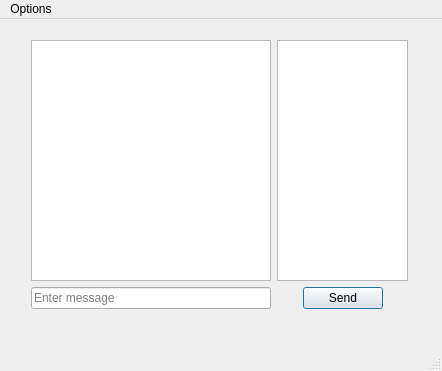
<?xml version="1.0" encoding="UTF-8"?>
<ui version="4.0">
 <class>ChatWindow</class>
 <widget class="QMainWindow" name="ChatWindow">
  <property name="geometry">
   <rect>
    <x>0</x>
    <y>0</y>
    <width>442</width>
    <height>371</height>
   </rect>
  </property>
  <property name="windowTitle">
   <string>ChatWindow</string>
  </property>
  <widget class="QWidget" name="centralWidget">
   <widget class="QWidget" name="layoutWidget">
    <property name="geometry">
     <rect>
      <x>20</x>
      <y>10</y>
      <width>399</width>
      <height>291</height>
     </rect>
    </property>
    <layout class="QHBoxLayout" name="horizontalLayout_4">
     <item>
      <layout class="QVBoxLayout" name="verticalLayout_2">
       <item>
        <widget class="QTextEdit" name="messageEcho">
         <property name="maximumSize">
          <size>
           <width>16777215</width>
           <height>260</height>
          </size>
         </property>
         <property name="readOnly">
          <bool>true</bool>
         </property>
        </widget>
       </item>
       <item>
        <widget class="QLineEdit" name="messageEdit">
         <property name="placeholderText">
          <string>Enter message</string>
         </property>
        </widget>
       </item>
      </layout>
     </item>
     <item>
      <layout class="QVBoxLayout" name="verticalLayout_3">
       <item>
        <widget class="QListWidget" name="friendsList">
         <property name="minimumSize">
          <size>
           <width>131</width>
           <height>0</height>
          </size>
         </property>
         <property name="maximumSize">
          <size>
           <width>131</width>
           <height>16777215</height>
          </size>
         </property>
        </widget>
       </item>
       <item>
        <layout class="QVBoxLayout" name="verticalLayout">
         <item>
          <layout class="QHBoxLayout" name="horizontalLayout">
           <item>
            <spacer name="horizontalSpacer">
             <property name="orientation">
              <enum>Qt::Horizontal</enum>
             </property>
             <property name="sizeHint" stdset="0">
              <size>
               <width>13</width>
               <height>20</height>
              </size>
             </property>
            </spacer>
           </item>
           <item>
            <widget class="QPushButton" name="SendButton">
             <property name="text">
              <string>Send</string>
             </property>
             <property name="autoDefault">
              <bool>true</bool>
             </property>
             <property name="default">
              <bool>true</bool>
             </property>
            </widget>
           </item>
           <item>
            <spacer name="horizontalSpacer_2">
             <property name="orientation">
              <enum>Qt::Horizontal</enum>
             </property>
             <property name="sizeHint" stdset="0">
              <size>
               <width>18</width>
               <height>20</height>
              </size>
             </property>
            </spacer>
           </item>
          </layout>
         </item>
        </layout>
       </item>
      </layout>
     </item>
    </layout>
   </widget>
  </widget>
  <widget class="QStatusBar" name="statusBar"/>
  <widget class="QMenuBar" name="optionsMenuBar">
   <property name="geometry">
    <rect>
     <x>0</x>
     <y>0</y>
     <width>442</width>
     <height>20</height>
    </rect>
   </property>
   <property name="contextMenuPolicy">
    <enum>Qt::ActionsContextMenu</enum>
   </property>
   <property name="layoutDirection">
    <enum>Qt::LeftToRight</enum>
   </property>
   <property name="defaultUp">
    <bool>true</bool>
   </property>
   <widget class="QMenu" name="menuFile">
    <property name="focusPolicy">
     <enum>Qt::NoFocus</enum>
    </property>
    <property name="title">
     <string>Options</string>
    </property>
    <addaction name="actionAdd_Friend"/>
    <addaction name="actionLeave_Chat"/>
    <addaction name="actionRefresh_Friend_List"/>
    <addaction name="separator"/>
    <addaction name="actionExit_"/>
   </widget>
   <addaction name="menuFile"/>
  </widget>
  <action name="actionAdd_Friend">
   <property name="text">
    <string>Add Friend</string>
   </property>
  </action>
  <action name="actionExit">
   <property name="text">
    <string>Exit</string>
   </property>
  </action>
  <action name="actionRefresh_Friend_List">
   <property name="text">
    <string>Refresh Friend List</string>
   </property>
  </action>
  <action name="actionExit_">
   <property name="text">
    <string>Exit</string>
   </property>
  </action>
  <action name="actionLeave_Chat">
   <property name="text">
    <string>Leave Chat</string>
   </property>
  </action>
 </widget>
 <layoutdefault spacing="6" margin="11"/>
 <resources/>
 <connections>
  <connection>
   <sender>SendButton</sender>
   <signal>clicked()</signal>
   <receiver>ChatWindow</receiver>
   <slot>getLineEditMessage()</slot>
   <hints>
    <hint type="sourcelabel">
     <x>390</x>
     <y>316</y>
    </hint>
    <hint type="destinationlabel">
     <x>339</x>
     <y>130</y>
    </hint>
   </hints>
  </connection>
  <connection>
   <sender>friendsList</sender>
   <signal>doubleClicked(QModelIndex)</signal>
   <receiver>ChatWindow</receiver>
   <slot>friendSelected(QModelIndex)</slot>
   <hints>
    <hint type="sourcelabel">
     <x>364</x>
     <y>97</y>
    </hint>
    <hint type="destinationlabel">
     <x>411</x>
     <y>92</y>
    </hint>
   </hints>
  </connection>
  <connection>
   <sender>messageEdit</sender>
   <signal>returnPressed()</signal>
   <receiver>SendButton</receiver>
   <slot>click()</slot>
   <hints>
    <hint type="sourcelabel">
     <x>209</x>
     <y>318</y>
    </hint>
    <hint type="destinationlabel">
     <x>390</x>
     <y>316</y>
    </hint>
   </hints>
  </connection>
 </connections>
 <slots>
  <slot>getLineEditMessage()</slot>
  <slot>friendSelected(QModelIndex)</slot>
 </slots>
</ui>
